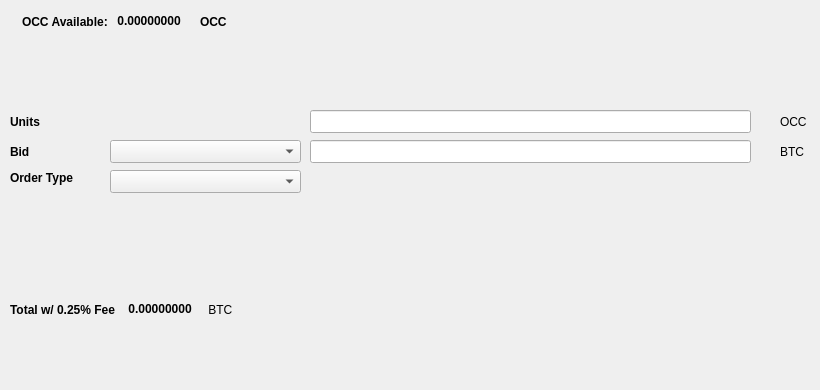
   <widget class="QWidget" name="SellTab">
    <attribute name="title">
     <string>Sell</string>
    </attribute>
    <widget class="QLabel" name="label_16">
     <property name="geometry">
      <rect>
       <x>780</x>
       <y>140</y>
       <width>31</width>
       <height>23</height>
      </rect>
     </property>
     <property name="text">
      <string>BTC</string>
     </property>
    </widget>
    <widget class="QComboBox" name="SellBidcomboBox">
     <property name="geometry">
      <rect>
       <x>110</x>
       <y>140</y>
       <width>191</width>
       <height>23</height>
      </rect>
     </property>
     <property name="font">
      <font>
       <pointsize>10</pointsize>
      </font>
     </property>
    </widget>
    <widget class="QLabel" name="label_18">
     <property name="geometry">
      <rect>
       <x>10</x>
       <y>110</y>
       <width>46</width>
       <height>23</height>
      </rect>
     </property>
     <property name="font">
      <font>
       <weight>75</weight>
       <bold>true</bold>
      </font>
     </property>
     <property name="text">
      <string>Units</string>
     </property>
    </widget>
    <widget class="QtMaterialFlatButton" name="Sell_Max_Amount" native="true">
     <property name="geometry">
      <rect>
       <x>110</x>
       <y>110</y>
       <width>191</width>
       <height>23</height>
      </rect>
     </property>
     <property name="font">
      <font>
       <pointsize>10</pointsize>
      </font>
     </property>
     <property name="text" stdset="0">
      <string>Max</string>
     </property>
    </widget>
    <widget class="QLabel" name="label_20">
     <property name="geometry">
      <rect>
       <x>10</x>
       <y>170</y>
       <width>91</width>
       <height>16</height>
      </rect>
     </property>
     <property name="font">
      <font>
       <weight>75</weight>
       <bold>true</bold>
      </font>
     </property>
     <property name="text">
      <string>Order Type</string>
     </property>
    </widget>
    <widget class="QComboBox" name="SellOrdertypeCombo">
     <property name="geometry">
      <rect>
       <x>110</x>
       <y>170</y>
       <width>191</width>
       <height>23</height>
      </rect>
     </property>
     <property name="font">
      <font>
       <pointsize>10</pointsize>
      </font>
     </property>
    </widget>
    <widget class="QLabel" name="label_21">
     <property name="geometry">
      <rect>
       <x>10</x>
       <y>140</y>
       <width>46</width>
       <height>23</height>
      </rect>
     </property>
     <property name="font">
      <font>
       <weight>75</weight>
       <bold>true</bold>
      </font>
     </property>
     <property name="text">
      <string>Bid</string>
     </property>
    </widget>
    <widget class="QLabel" name="label_22">
     <property name="geometry">
      <rect>
       <x>780</x>
       <y>110</y>
       <width>31</width>
       <height>23</height>
      </rect>
     </property>
     <property name="text">
      <string>OCC</string>
     </property>
    </widget>
    <widget class="QLineEdit" name="UnitsInputOCC">
     <property name="geometry">
      <rect>
       <x>310</x>
       <y>110</y>
       <width>441</width>
       <height>23</height>
      </rect>
     </property>
     <property name="font">
      <font>
       <pointsize>9</pointsize>
       <weight>75</weight>
       <bold>true</bold>
      </font>
     </property>
    </widget>
    <widget class="QLineEdit" name="SellBidPriceEdit">
     <property name="geometry">
      <rect>
       <x>310</x>
       <y>140</y>
       <width>441</width>
       <height>23</height>
      </rect>
     </property>
     <property name="font">
      <font>
       <pointsize>9</pointsize>
       <weight>75</weight>
       <bold>true</bold>
      </font>
     </property>
    </widget>
    <widget class="QtMaterialFlatButton" name="SellOCCBTN" native="true">
     <property name="geometry">
      <rect>
       <x>30</x>
       <y>330</y>
       <width>131</width>
       <height>23</height>
      </rect>
     </property>
     <property name="text" stdset="0">
      <string>Sell OCC</string>
     </property>
     <property name="icon" stdset="0">
      <iconset resource="../onecommas.qrc">
       <normaloff>:/icons/bitcoin</normaloff>:/icons/bitcoin</iconset>
     </property>
    </widget>
    <widget class="QWidget" name="layoutWidget3">
     <property name="geometry">
      <rect>
       <x>22</x>
       <y>12</y>
       <width>258</width>
       <height>19</height>
      </rect>
     </property>
     <layout class="QHBoxLayout" name="horizontalLayout">
      <item>
       <widget class="QLabel" name="label232_2">
        <property name="font">
         <font>
          <weight>75</weight>
          <bold>true</bold>
         </font>
        </property>
        <property name="text">
         <string>OCC Available:</string>
        </property>
       </widget>
      </item>
      <item>
       <widget class="QLabel" name="OCCAvailableLabel">
        <property name="palette">
         <palette>
          <active>
           <colorrole role="WindowText">
            <brush brushstyle="SolidPattern">
             <color alpha="255">
              <red>0</red>
              <green>0</green>
              <blue>0</blue>
             </color>
            </brush>
           </colorrole>
           <colorrole role="Button">
            <brush brushstyle="SolidPattern">
             <color alpha="255">
              <red>0</red>
              <green>170</green>
              <blue>0</blue>
             </color>
            </brush>
           </colorrole>
           <colorrole role="Light">
            <brush brushstyle="SolidPattern">
             <color alpha="255">
              <red>0</red>
              <green>255</green>
              <blue>0</blue>
             </color>
            </brush>
           </colorrole>
           <colorrole role="Midlight">
            <brush brushstyle="SolidPattern">
             <color alpha="255">
              <red>0</red>
              <green>212</green>
              <blue>0</blue>
             </color>
            </brush>
           </colorrole>
           <colorrole role="Dark">
            <brush brushstyle="SolidPattern">
             <color alpha="255">
              <red>0</red>
              <green>85</green>
              <blue>0</blue>
             </color>
            </brush>
           </colorrole>
           <colorrole role="Mid">
            <brush brushstyle="SolidPattern">
             <color alpha="255">
              <red>0</red>
              <green>113</green>
              <blue>0</blue>
             </color>
            </brush>
           </colorrole>
           <colorrole role="Text">
            <brush brushstyle="SolidPattern">
             <color alpha="255">
              <red>0</red>
              <green>170</green>
              <blue>0</blue>
             </color>
            </brush>
           </colorrole>
           <colorrole role="BrightText">
            <brush brushstyle="SolidPattern">
             <color alpha="255">
              <red>255</red>
              <green>255</green>
              <blue>255</blue>
             </color>
            </brush>
           </colorrole>
           <colorrole role="ButtonText">
            <brush brushstyle="SolidPattern">
             <color alpha="255">
              <red>0</red>
              <green>0</green>
              <blue>0</blue>
             </color>
            </brush>
           </colorrole>
           <colorrole role="Base">
            <brush brushstyle="SolidPattern">
             <color alpha="255">
              <red>255</red>
              <green>255</green>
              <blue>255</blue>
             </color>
            </brush>
           </colorrole>
           <colorrole role="Window">
            <brush brushstyle="SolidPattern">
             <color alpha="255">
              <red>0</red>
              <green>170</green>
              <blue>0</blue>
             </color>
            </brush>
           </colorrole>
           <colorrole role="Shadow">
            <brush brushstyle="SolidPattern">
             <color alpha="255">
              <red>0</red>
              <green>0</green>
              <blue>0</blue>
             </color>
            </brush>
           </colorrole>
           <colorrole role="AlternateBase">
            <brush brushstyle="SolidPattern">
             <color alpha="255">
              <red>127</red>
              <green>212</green>
              <blue>127</blue>
             </color>
            </brush>
           </colorrole>
           <colorrole role="ToolTipBase">
            <brush brushstyle="SolidPattern">
             <color alpha="255">
              <red>255</red>
              <green>255</green>
              <blue>220</blue>
             </color>
            </brush>
           </colorrole>
           <colorrole role="ToolTipText">
            <brush brushstyle="SolidPattern">
             <color alpha="255">
              <red>0</red>
              <green>0</green>
              <blue>0</blue>
             </color>
            </brush>
           </colorrole>
          </active>
          <inactive>
           <colorrole role="WindowText">
            <brush brushstyle="SolidPattern">
             <color alpha="255">
              <red>0</red>
              <green>0</green>
              <blue>0</blue>
             </color>
            </brush>
           </colorrole>
           <colorrole role="Button">
            <brush brushstyle="SolidPattern">
             <color alpha="255">
              <red>0</red>
              <green>170</green>
              <blue>0</blue>
             </color>
            </brush>
           </colorrole>
           <colorrole role="Light">
            <brush brushstyle="SolidPattern">
             <color alpha="255">
              <red>0</red>
              <green>255</green>
              <blue>0</blue>
             </color>
            </brush>
           </colorrole>
           <colorrole role="Midlight">
            <brush brushstyle="SolidPattern">
             <color alpha="255">
              <red>0</red>
              <green>212</green>
              <blue>0</blue>
             </color>
            </brush>
           </colorrole>
           <colorrole role="Dark">
            <brush brushstyle="SolidPattern">
             <color alpha="255">
              <red>0</red>
              <green>85</green>
              <blue>0</blue>
             </color>
            </brush>
           </colorrole>
           <colorrole role="Mid">
            <brush brushstyle="SolidPattern">
             <color alpha="255">
              <red>0</red>
              <green>113</green>
              <blue>0</blue>
             </color>
            </brush>
           </colorrole>
           <colorrole role="Text">
            <brush brushstyle="SolidPattern">
             <color alpha="255">
              <red>0</red>
              <green>170</green>
              <blue>0</blue>
             </color>
            </brush>
           </colorrole>
           <colorrole role="BrightText">
            <brush brushstyle="SolidPattern">
             <color alpha="255">
              <red>255</red>
              <green>255</green>
              <blue>255</blue>
             </color>
            </brush>
           </colorrole>
           <colorrole role="ButtonText">
            <brush brushstyle="SolidPattern">
             <color alpha="255">
              <red>0</red>
              <green>0</green>
              <blue>0</blue>
             </color>
            </brush>
           </colorrole>
           <colorrole role="Base">
            <brush brushstyle="SolidPattern">
             <color alpha="255">
              <red>255</red>
              <green>255</green>
              <blue>255</blue>
             </color>
            </brush>
           </colorrole>
           <colorrole role="Window">
            <brush brushstyle="SolidPattern">
             <color alpha="255">
              <red>0</red>
              <green>170</green>
              <blue>0</blue>
             </color>
            </brush>
           </colorrole>
           <colorrole role="Shadow">
            <brush brushstyle="SolidPattern">
             <color alpha="255">
              <red>0</red>
              <green>0</green>
              <blue>0</blue>
             </color>
            </brush>
           </colorrole>
           <colorrole role="AlternateBase">
            <brush brushstyle="SolidPattern">
             <color alpha="255">
              <red>127</red>
              <green>212</green>
              <blue>127</blue>
             </color>
            </brush>
           </colorrole>
           <colorrole role="ToolTipBase">
            <brush brushstyle="SolidPattern">
             <color alpha="255">
              <red>255</red>
              <green>255</green>
              <blue>220</blue>
             </color>
            </brush>
           </colorrole>
           <colorrole role="ToolTipText">
            <brush brushstyle="SolidPattern">
             <color alpha="255">
              <red>0</red>
              <green>0</green>
              <blue>0</blue>
             </color>
            </brush>
           </colorrole>
          </inactive>
          <disabled>
           <colorrole role="WindowText">
            <brush brushstyle="SolidPattern">
             <color alpha="255">
              <red>0</red>
              <green>85</green>
              <blue>0</blue>
             </color>
            </brush>
           </colorrole>
           <colorrole role="Button">
            <brush brushstyle="SolidPattern">
             <color alpha="255">
              <red>0</red>
              <green>170</green>
              <blue>0</blue>
             </color>
            </brush>
           </colorrole>
           <colorrole role="Light">
            <brush brushstyle="SolidPattern">
             <color alpha="255">
              <red>0</red>
              <green>255</green>
              <blue>0</blue>
             </color>
            </brush>
           </colorrole>
           <colorrole role="Midlight">
            <brush brushstyle="SolidPattern">
             <color alpha="255">
              <red>0</red>
              <green>212</green>
              <blue>0</blue>
             </color>
            </brush>
           </colorrole>
           <colorrole role="Dark">
            <brush brushstyle="SolidPattern">
             <color alpha="255">
              <red>0</red>
              <green>85</green>
              <blue>0</blue>
             </color>
            </brush>
           </colorrole>
           <colorrole role="Mid">
            <brush brushstyle="SolidPattern">
             <color alpha="255">
              <red>0</red>
              <green>113</green>
              <blue>0</blue>
             </color>
            </brush>
           </colorrole>
           <colorrole role="Text">
            <brush brushstyle="SolidPattern">
             <color alpha="255">
              <red>0</red>
              <green>85</green>
              <blue>0</blue>
             </color>
            </brush>
           </colorrole>
           <colorrole role="BrightText">
            <brush brushstyle="SolidPattern">
             <color alpha="255">
              <red>255</red>
              <green>255</green>
              <blue>255</blue>
             </color>
            </brush>
           </colorrole>
           <colorrole role="ButtonText">
            <brush brushstyle="SolidPattern">
             <color alpha="255">
              <red>0</red>
              <green>85</green>
              <blue>0</blue>
             </color>
            </brush>
           </colorrole>
           <colorrole role="Base">
            <brush brushstyle="SolidPattern">
             <color alpha="255">
              <red>0</red>
              <green>170</green>
              <blue>0</blue>
             </color>
            </brush>
           </colorrole>
           <colorrole role="Window">
            <brush brushstyle="SolidPattern">
             <color alpha="255">
              <red>0</red>
              <green>170</green>
              <blue>0</blue>
             </color>
            </brush>
           </colorrole>
           <colorrole role="Shadow">
            <brush brushstyle="SolidPattern">
             <color alpha="255">
              <red>0</red>
              <green>0</green>
              <blue>0</blue>
             </color>
            </brush>
           </colorrole>
           <colorrole role="AlternateBase">
            <brush brushstyle="SolidPattern">
             <color alpha="255">
              <red>0</red>
              <green>170</green>
              <blue>0</blue>
             </color>
            </brush>
           </colorrole>
           <colorrole role="ToolTipBase">
            <brush brushstyle="SolidPattern">
             <color alpha="255">
              <red>255</red>
              <green>255</green>
              <blue>220</blue>
             </color>
            </brush>
           </colorrole>
           <colorrole role="ToolTipText">
            <brush brushstyle="SolidPattern">
             <color alpha="255">
              <red>0</red>
              <green>0</green>
              <blue>0</blue>
             </color>
            </brush>
           </colorrole>
          </disabled>
         </palette>
        </property>
        <property name="font">
         <font>
          <weight>75</weight>
          <bold>true</bold>
         </font>
        </property>
        <property name="text">
         <string> 0.00000000 </string>
        </property>
        <property name="textInteractionFlags">
         <set>Qt::LinksAccessibleByMouse|Qt::TextSelectableByKeyboard|Qt::TextSelectableByMouse</set>
        </property>
       </widget>
      </item>
      <item>
       <widget class="QLabel" name="labelOCC">
        <property name="font">
         <font>
          <weight>75</weight>
          <bold>true</bold>
         </font>
        </property>
        <property name="text">
         <string>OCC</string>
        </property>
       </widget>
      </item>
     </layout>
    </widget>
    <widget class="QWidget" name="layoutWidget">
     <property name="geometry">
      <rect>
       <x>10</x>
       <y>300</y>
       <width>268</width>
       <height>19</height>
      </rect>
     </property>
     <layout class="QHBoxLayout" name="horizontalLayout_2">
      <item>
       <widget class="QLabel" name="label_19">
        <property name="font">
         <font>
          <weight>75</weight>
          <bold>true</bold>
         </font>
        </property>
        <property name="text">
         <string>Total w/ 0.25% Fee </string>
        </property>
       </widget>
      </item>
      <item>
       <widget class="QLabel" name="SellCostLabel">
        <property name="palette">
         <palette>
          <active>
           <colorrole role="WindowText">
            <brush brushstyle="SolidPattern">
             <color alpha="255">
              <red>0</red>
              <green>0</green>
              <blue>0</blue>
             </color>
            </brush>
           </colorrole>
           <colorrole role="Button">
            <brush brushstyle="SolidPattern">
             <color alpha="255">
              <red>0</red>
              <green>170</green>
              <blue>0</blue>
             </color>
            </brush>
           </colorrole>
           <colorrole role="Light">
            <brush brushstyle="SolidPattern">
             <color alpha="255">
              <red>0</red>
              <green>255</green>
              <blue>0</blue>
             </color>
            </brush>
           </colorrole>
           <colorrole role="Midlight">
            <brush brushstyle="SolidPattern">
             <color alpha="255">
              <red>0</red>
              <green>212</green>
              <blue>0</blue>
             </color>
            </brush>
           </colorrole>
           <colorrole role="Dark">
            <brush brushstyle="SolidPattern">
             <color alpha="255">
              <red>0</red>
              <green>85</green>
              <blue>0</blue>
             </color>
            </brush>
           </colorrole>
           <colorrole role="Mid">
            <brush brushstyle="SolidPattern">
             <color alpha="255">
              <red>0</red>
              <green>113</green>
              <blue>0</blue>
             </color>
            </brush>
           </colorrole>
           <colorrole role="Text">
            <brush brushstyle="SolidPattern">
             <color alpha="255">
              <red>0</red>
              <green>170</green>
              <blue>0</blue>
             </color>
            </brush>
           </colorrole>
           <colorrole role="BrightText">
            <brush brushstyle="SolidPattern">
             <color alpha="255">
              <red>255</red>
              <green>255</green>
              <blue>255</blue>
             </color>
            </brush>
           </colorrole>
           <colorrole role="ButtonText">
            <brush brushstyle="SolidPattern">
             <color alpha="255">
              <red>0</red>
              <green>0</green>
              <blue>0</blue>
             </color>
            </brush>
           </colorrole>
           <colorrole role="Base">
            <brush brushstyle="SolidPattern">
             <color alpha="255">
              <red>255</red>
              <green>255</green>
              <blue>255</blue>
             </color>
            </brush>
           </colorrole>
           <colorrole role="Window">
            <brush brushstyle="SolidPattern">
             <color alpha="255">
              <red>0</red>
              <green>170</green>
              <blue>0</blue>
             </color>
            </brush>
           </colorrole>
           <colorrole role="Shadow">
            <brush brushstyle="SolidPattern">
             <color alpha="255">
              <red>0</red>
              <green>0</green>
              <blue>0</blue>
             </color>
            </brush>
           </colorrole>
           <colorrole role="AlternateBase">
            <brush brushstyle="SolidPattern">
             <color alpha="255">
              <red>127</red>
              <green>212</green>
              <blue>127</blue>
             </color>
            </brush>
           </colorrole>
           <colorrole role="ToolTipBase">
            <brush brushstyle="SolidPattern">
             <color alpha="255">
              <red>255</red>
              <green>255</green>
              <blue>220</blue>
             </color>
            </brush>
           </colorrole>
           <colorrole role="ToolTipText">
            <brush brushstyle="SolidPattern">
             <color alpha="255">
              <red>0</red>
              <green>0</green>
              <blue>0</blue>
             </color>
            </brush>
           </colorrole>
          </active>
          <inactive>
           <colorrole role="WindowText">
            <brush brushstyle="SolidPattern">
             <color alpha="255">
              <red>0</red>
              <green>0</green>
              <blue>0</blue>
             </color>
            </brush>
           </colorrole>
           <colorrole role="Button">
            <brush brushstyle="SolidPattern">
             <color alpha="255">
              <red>0</red>
              <green>170</green>
              <blue>0</blue>
             </color>
            </brush>
           </colorrole>
           <colorrole role="Light">
            <brush brushstyle="SolidPattern">
             <color alpha="255">
              <red>0</red>
              <green>255</green>
              <blue>0</blue>
             </color>
            </brush>
           </colorrole>
           <colorrole role="Midlight">
            <brush brushstyle="SolidPattern">
             <color alpha="255">
              <red>0</red>
              <green>212</green>
              <blue>0</blue>
             </color>
            </brush>
           </colorrole>
           <colorrole role="Dark">
            <brush brushstyle="SolidPattern">
             <color alpha="255">
              <red>0</red>
              <green>85</green>
              <blue>0</blue>
             </color>
            </brush>
           </colorrole>
           <colorrole role="Mid">
            <brush brushstyle="SolidPattern">
             <color alpha="255">
              <red>0</red>
              <green>113</green>
              <blue>0</blue>
             </color>
            </brush>
           </colorrole>
           <colorrole role="Text">
            <brush brushstyle="SolidPattern">
             <color alpha="255">
              <red>0</red>
              <green>170</green>
              <blue>0</blue>
             </color>
            </brush>
           </colorrole>
           <colorrole role="BrightText">
            <brush brushstyle="SolidPattern">
             <color alpha="255">
              <red>255</red>
              <green>255</green>
              <blue>255</blue>
             </color>
            </brush>
           </colorrole>
           <colorrole role="ButtonText">
            <brush brushstyle="SolidPattern">
             <color alpha="255">
              <red>0</red>
              <green>0</green>
              <blue>0</blue>
             </color>
            </brush>
           </colorrole>
           <colorrole role="Base">
            <brush brushstyle="SolidPattern">
             <color alpha="255">
              <red>255</red>
              <green>255</green>
              <blue>255</blue>
             </color>
            </brush>
           </colorrole>
           <colorrole role="Window">
            <brush brushstyle="SolidPattern">
             <color alpha="255">
              <red>0</red>
              <green>170</green>
              <blue>0</blue>
             </color>
            </brush>
           </colorrole>
           <colorrole role="Shadow">
            <brush brushstyle="SolidPattern">
             <color alpha="255">
              <red>0</red>
              <green>0</green>
              <blue>0</blue>
             </color>
            </brush>
           </colorrole>
           <colorrole role="AlternateBase">
            <brush brushstyle="SolidPattern">
             <color alpha="255">
              <red>127</red>
              <green>212</green>
              <blue>127</blue>
             </color>
            </brush>
           </colorrole>
           <colorrole role="ToolTipBase">
            <brush brushstyle="SolidPattern">
             <color alpha="255">
              <red>255</red>
              <green>255</green>
              <blue>220</blue>
             </color>
            </brush>
           </colorrole>
           <colorrole role="ToolTipText">
            <brush brushstyle="SolidPattern">
             <color alpha="255">
              <red>0</red>
              <green>0</green>
              <blue>0</blue>
             </color>
            </brush>
           </colorrole>
          </inactive>
          <disabled>
           <colorrole role="WindowText">
            <brush brushstyle="SolidPattern">
             <color alpha="255">
              <red>0</red>
              <green>85</green>
              <blue>0</blue>
             </color>
            </brush>
           </colorrole>
           <colorrole role="Button">
            <brush brushstyle="SolidPattern">
             <color alpha="255">
              <red>0</red>
              <green>170</green>
              <blue>0</blue>
             </color>
            </brush>
           </colorrole>
           <colorrole role="Light">
            <brush brushstyle="SolidPattern">
             <color alpha="255">
              <red>0</red>
              <green>255</green>
              <blue>0</blue>
             </color>
            </brush>
           </colorrole>
           <colorrole role="Midlight">
            <brush brushstyle="SolidPattern">
             <color alpha="255">
              <red>0</red>
              <green>212</green>
              <blue>0</blue>
             </color>
            </brush>
           </colorrole>
           <colorrole role="Dark">
            <brush brushstyle="SolidPattern">
             <color alpha="255">
              <red>0</red>
              <green>85</green>
              <blue>0</blue>
             </color>
            </brush>
           </colorrole>
           <colorrole role="Mid">
            <brush brushstyle="SolidPattern">
             <color alpha="255">
              <red>0</red>
              <green>113</green>
              <blue>0</blue>
             </color>
            </brush>
           </colorrole>
           <colorrole role="Text">
            <brush brushstyle="SolidPattern">
             <color alpha="255">
              <red>0</red>
              <green>85</green>
              <blue>0</blue>
             </color>
            </brush>
           </colorrole>
           <colorrole role="BrightText">
            <brush brushstyle="SolidPattern">
             <color alpha="255">
              <red>255</red>
              <green>255</green>
              <blue>255</blue>
             </color>
            </brush>
           </colorrole>
           <colorrole role="ButtonText">
            <brush brushstyle="SolidPattern">
             <color alpha="255">
              <red>0</red>
              <green>85</green>
              <blue>0</blue>
             </color>
            </brush>
           </colorrole>
           <colorrole role="Base">
            <brush brushstyle="SolidPattern">
             <color alpha="255">
              <red>0</red>
              <green>170</green>
              <blue>0</blue>
             </color>
            </brush>
           </colorrole>
           <colorrole role="Window">
            <brush brushstyle="SolidPattern">
             <color alpha="255">
              <red>0</red>
              <green>170</green>
              <blue>0</blue>
             </color>
            </brush>
           </colorrole>
           <colorrole role="Shadow">
            <brush brushstyle="SolidPattern">
             <color alpha="255">
              <red>0</red>
              <green>0</green>
              <blue>0</blue>
             </color>
            </brush>
           </colorrole>
           <colorrole role="AlternateBase">
            <brush brushstyle="SolidPattern">
             <color alpha="255">
              <red>0</red>
              <green>170</green>
              <blue>0</blue>
             </color>
            </brush>
           </colorrole>
           <colorrole role="ToolTipBase">
            <brush brushstyle="SolidPattern">
             <color alpha="255">
              <red>255</red>
              <green>255</green>
              <blue>220</blue>
             </color>
            </brush>
           </colorrole>
           <colorrole role="ToolTipText">
            <brush brushstyle="SolidPattern">
             <color alpha="255">
              <red>0</red>
              <green>0</green>
              <blue>0</blue>
             </color>
            </brush>
           </colorrole>
          </disabled>
         </palette>
        </property>
        <property name="font">
         <font>
          <weight>75</weight>
          <bold>true</bold>
         </font>
        </property>
        <property name="autoFillBackground">
         <bool>false</bool>
        </property>
        <property name="text">
         <string> 0.00000000</string>
        </property>
        <property name="textInteractionFlags">
         <set>Qt::LinksAccessibleByMouse|Qt::TextSelectableByMouse</set>
        </property>
       </widget>
      </item>
      <item>
       <widget class="QLabel" name="label_17">
        <property name="font">
         <font>
          <weight>50</weight>
          <bold>false</bold>
         </font>
        </property>
        <property name="text">
         <string> BTC</string>
        </property>
       </widget>
      </item>
     </layout>
    </widget>
    <widget class="QLabel" name="label_23">
     <property name="geometry">
      <rect>
       <x>460</x>
       <y>300</y>
       <width>281</width>
       <height>81</height>
      </rect>
     </property>
     <property name="text">
      <string/>
     </property>
     <property name="pixmap">
      <pixmap>:/images/bittrex</pixmap>
     </property>
    </widget>
   </widget>
